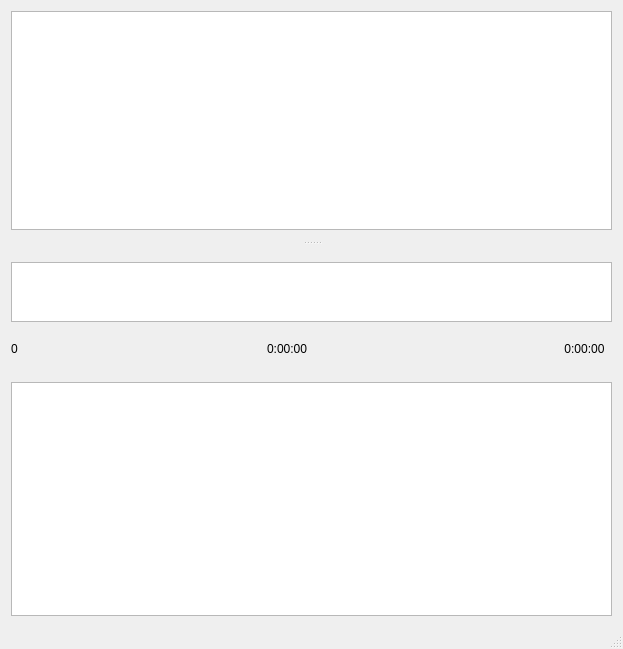
<?xml version="1.0" encoding="UTF-8"?>
<ui version="4.0">
 <class>MultiSpeakerClass</class>
 <widget class="QMainWindow" name="MultiSpeakerClass">
  <property name="geometry">
   <rect>
    <x>0</x>
    <y>0</y>
    <width>623</width>
    <height>649</height>
   </rect>
  </property>
  <property name="windowTitle">
   <string>MultiSpeaker</string>
  </property>
  <property name="windowIcon">
   <iconset resource="MultiSpeaker.qrc">
    <normaloff>:/MultiSpeaker/Resources/MultiSpeaker.Ico</normaloff>:/MultiSpeaker/Resources/MultiSpeaker.Ico</iconset>
  </property>
  <widget class="QWidget" name="centralWidget">
   <layout class="QVBoxLayout" name="verticalLayout_7">
    <property name="spacing">
     <number>0</number>
    </property>
    <property name="leftMargin">
     <number>0</number>
    </property>
    <property name="topMargin">
     <number>0</number>
    </property>
    <property name="rightMargin">
     <number>0</number>
    </property>
    <property name="bottomMargin">
     <number>0</number>
    </property>
    <item>
     <widget class="QSplitter" name="MainSplitter">
      <property name="orientation">
       <enum>Qt::Vertical</enum>
      </property>
      <widget class="QWidget" name="layoutWidget">
       <layout class="QVBoxLayout" name="verticalLayout">
        <property name="spacing">
         <number>0</number>
        </property>
        <item>
         <widget class="TitleHeaderWidget" name="TopologyHeader" native="true"/>
        </item>
        <item>
         <widget class="HostView" name="TheHostView"/>
        </item>
       </layout>
      </widget>
      <widget class="QWidget" name="TimelineContainerWidget" native="true">
       <property name="sizePolicy">
        <sizepolicy hsizetype="Expanding" vsizetype="Expanding">
         <horstretch>0</horstretch>
         <verstretch>0</verstretch>
        </sizepolicy>
       </property>
       <layout class="QVBoxLayout" name="verticalLayout_2">
        <item>
         <widget class="TimelineHeaderWidget" name="TimelineHeader" native="true"/>
        </item>
        <item>
         <widget class="TimelineView" name="TheTimelineView">
          <property name="sizePolicy">
           <sizepolicy hsizetype="Expanding" vsizetype="Expanding">
            <horstretch>0</horstretch>
            <verstretch>0</verstretch>
           </sizepolicy>
          </property>
          <property name="minimumSize">
           <size>
            <width>200</width>
            <height>60</height>
           </size>
          </property>
          <property name="maximumSize">
           <size>
            <width>16777215</width>
            <height>60</height>
           </size>
          </property>
         </widget>
        </item>
        <item>
         <layout class="QHBoxLayout" name="horizontalLayout_2">
          <property name="spacing">
           <number>0</number>
          </property>
          <property name="topMargin">
           <number>10</number>
          </property>
          <property name="bottomMargin">
           <number>10</number>
          </property>
          <item>
           <widget class="QLabel" name="label_3">
            <property name="toolTip">
             <string>Timestamp (Beginning of Scenario)</string>
            </property>
            <property name="text">
             <string>0</string>
            </property>
           </widget>
          </item>
          <item>
           <spacer name="horizontalSpacer_2">
            <property name="orientation">
             <enum>Qt::Horizontal</enum>
            </property>
            <property name="sizeHint" stdset="0">
             <size>
              <width>40</width>
              <height>20</height>
             </size>
            </property>
           </spacer>
          </item>
          <item>
           <widget class="QLabel" name="TimestampLabel">
            <property name="text">
             <string>0:00:00</string>
            </property>
           </widget>
          </item>
          <item>
           <spacer name="horizontalSpacer">
            <property name="orientation">
             <enum>Qt::Horizontal</enum>
            </property>
            <property name="sizeHint" stdset="0">
             <size>
              <width>40</width>
              <height>20</height>
             </size>
            </property>
           </spacer>
          </item>
          <item>
           <widget class="QToolButton" name="TimelineSpanBtn">
            <property name="minimumSize">
             <size>
              <width>0</width>
              <height>22</height>
             </size>
            </property>
            <property name="toolTip">
             <string>Duration of Scenario Timeline.  Click to Change.</string>
            </property>
            <property name="text">
             <string>0:00:00</string>
            </property>
            <property name="popupMode">
             <enum>QToolButton::InstantPopup</enum>
            </property>
            <property name="autoRaise">
             <bool>true</bool>
            </property>
           </widget>
          </item>
         </layout>
        </item>
        <item>
         <widget class="TitleHeaderWidget" name="MethodEventsHeader" native="true"/>
        </item>
        <item>
         <widget class="QListView" name="TimelineEventListView"/>
        </item>
       </layout>
       <zorder>MethodEventsHeader</zorder>
       <zorder>TimelineEventListView</zorder>
       <zorder>TimelineHeader</zorder>
       <zorder>TheTimelineView</zorder>
      </widget>
     </widget>
    </item>
   </layout>
   <widget class="QWidget" name="">
    <property name="geometry">
     <rect>
      <x>0</x>
      <y>0</y>
      <width>2</width>
      <height>2</height>
     </rect>
    </property>
    <layout class="QVBoxLayout" name="verticalLayout_3"/>
   </widget>
  </widget>
  <widget class="QStatusBar" name="statusBar"/>
 </widget>
 <layoutdefault spacing="6" margin="11"/>
 <customwidgets>
  <customwidget>
   <class>TitleHeaderWidget</class>
   <extends>QWidget</extends>
   <header>TitleHeaderWidget.h</header>
   <container>1</container>
  </customwidget>
  <customwidget>
   <class>TimelineView</class>
   <extends>QGraphicsView</extends>
   <header>TimelineView.h</header>
  </customwidget>
  <customwidget>
   <class>HostView</class>
   <extends>QGraphicsView</extends>
   <header>HostView.h</header>
  </customwidget>
  <customwidget>
   <class>TimelineHeaderWidget</class>
   <extends>QWidget</extends>
   <header>TimelineHeaderWidget.h</header>
   <container>1</container>
  </customwidget>
 </customwidgets>
 <resources>
  <include location="MultiSpeaker.qrc"/>
 </resources>
 <connections/>
</ui>
